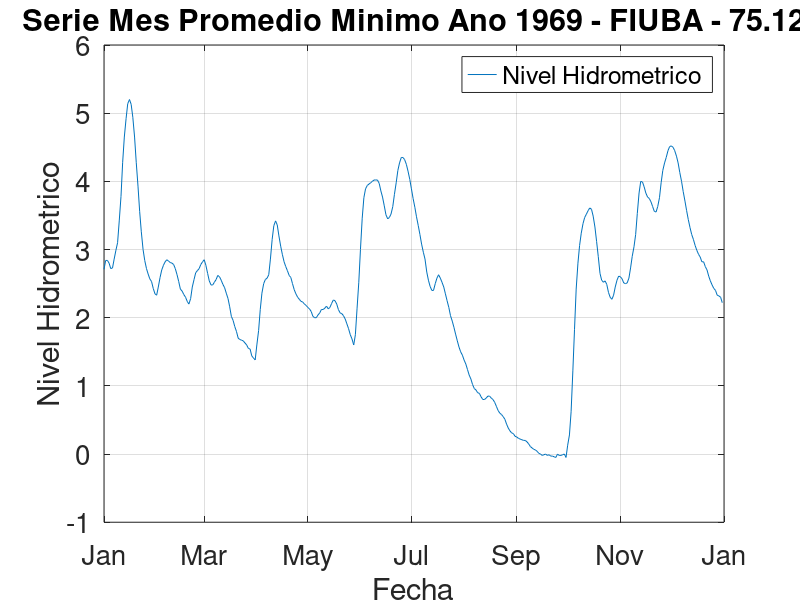

MATLAB code for this plot:
close all
clear all

% Leemos datos del archivo
datos = load('Corrientes_1960-2020.dat');

%-------------------------------FUNCIONES--------------------------------------%

% vectorFechas: es un vector con fechas
% vectorNivelesHidrometricos: es un vector con los niveles hidrometricos
% titulo: es el titulo que va a tener el grafico
%
% Hace el grafico
function resultado = graficar(vectorFechas, vectorNivelesHidrometricos, titulo)
  % Lista de elementos a graficar
  legend_list = {"Nivel Hidrometrico"};
  
  % Graficador
  plot(vectorFechas, vectorNivelesHidrometricos, '-');
  
  %set(gca,"xtick",datenum(1969,1,1:31));
  %datetick("x","DD/MM/YY","keepticks");
  %set (ax, "ytick", vectorNivelesHidrometricos);
  datetick(gca,3);

  legend(legend_list);
  
  % Título
  title(titulo);

  % Rótulos de ejes
  xlabel("Fecha",'fontsize',10)
  ylabel("Nivel Hidrometrico",'fontsize',14)
  
  % Grilla
  grid

  % Tamaño de letra de los n
  set(gca,'fontsize',20); % sets font of numbers on axes
  
  print -djpg serie_mes_promedio_minimo_1969.jpg
endfunction

% datos: matriz con los datos tal cual los cargamos desde el inicio del programa
%
% Devuelve un vector con las fechas transformadas de manera que pueda ser ploteada
function resultado = convertirFechas(datos)
  vectorFechas = [];
  
  for i=1:rows(datos)
    anio = datos(i,3);
    mes = datos(i,2);
    dia = datos(i,1);
    
    vectorFechas(i,1) = datenum(anio,mes,dia);
  endfor
  resultado = vectorFechas;
endfunction

% datos: matriz con los datos tal cual los cargamos desde el inicio del programa
%
% Devuelve una matriz que tiene la misma cantidad de columnas que "datos"
% Ademas, tambien mantiene el formato donde las columnas son dia mes anio nivel-hidrometrico
function resultado = minimos_anuales(datos)
  matrizMinimosAnuales = [];
  dimension = rows(datos);
  i = 1;
  j = 1;
  
  while i <= dimension
    anio = datos(i,3);
    mes = datos(i,2);
    dia = datos(i,1);
    minimo_anual = datos(i,4);

    % Busco el minimo del año
    while i <= dimension && datos(i,3) == anio
      if(datos(i,4) < minimo_anual)
        dia = datos(i,1);
        mes = datos(i,2);
        minimo_anual = datos(i,4);
      endif
      i = i + 1;
    endwhile
    
    matrizMinimosAnuales(j,:) = [dia, mes, anio, minimo_anual];
    j = j + 1;
  endwhile
  resultado = matrizMinimosAnuales;
endfunction

function resultado = minimos_mensuales(datos)
  matrizPromediosMensuales = [];
  dimension = rows(datos);
  i = 1;
  j = 1;

  while i <= dimension
    suma = 0;
    promedio = 0;
    contadorDeDiasSumados = 0;
    
    anio = datos(i,3);
    mes = datos(i,2);

    % Sumo todos los valores del mes
    while i <= dimension && datos(i,2) == mes
      suma = suma + datos(i,4);
      contadorDeDiasSumados = contadorDeDiasSumados + 1;
      i = i + 1;
    endwhile
    promedio = suma/contadorDeDiasSumados;
    
    % Termina el programa cuando llego a feb 2020 ya esta incompleto este mes.
    if anio == 2020 && mes == 4
      break;
    endif
    
    matrizPromediosMensuales(j,:) = [0, mes, anio, promedio];
    j = j + 1;
  endwhile
  
  resultado = matrizPromediosMensuales;
endfunction

% Devuelve un vector con datos del mes que tiene en promedio el menor nivel hidrometrico
function resultado = obtener_mes_minimo_promedio(datos)
  dimension = rows(datos);
  minimo = datos(1,4)
  vectorConMinimo = datos(1,:);
  i = 1;
  
  while i <= dimension    
    if datos(i,4) < minimo
      minimo = datos(i,4);
      vectorConMinimo = datos(i,:);
    endif
  
  i = i + 1;
  endwhile
  
  resultado = vectorConMinimo;
endfunction

% Devuelve matriz con el rango del periodo especificado
function resultado = recortar_periodo(datos,desdeAnio,hastaAnio)
  nuevosDatos = [];
  j = 1;
  
  for i=1:rows(datos)
    if (datos(i,3) >= desdeAnio) && (datos(i,3) <= hastaAnio)
      nuevosDatos(j,:) = datos(i,:);
      j = j + 1;
    endif
  endfor
  
  resultado = nuevosDatos;
endfunction

% Ordena la matriz por niveles hidrometricos de menor a mayor
function s = bubblesort(v)
  itemCount = length(v);
  do
    hasChanged = false;
    itemCount--;
    for i = 1:itemCount
      if ( v(i,4) > v(i+1,4) )
        aux = v(i,:);
        v(i,:) = v(i+1,:);
        v(i+1,:) = aux;
        hasChanged = true;
      endif
     endfor
  until(hasChanged == false)
  s = v;
endfunction

%-------------------------------FIN DE FUNCIONES-------------------------------%

% Punto a del ejercicio
%vectorFechas = convertirFechas(datos);
%graficar(vectorFechas, datos(:,4), "Serie Completa - FIUBA - 75.12");

% Punto b del ejercicio
%matrizMinimosAnuales = minimos_anuales(datos);
%vectorFechas = convertirFechas(matrizMinimosAnuales);
%graficar(vectorFechas,matrizMinimosAnuales(:,4),"Serie de Minimos Anuales - FIUBA - 75.12");

% Punto c del ejercicio
matrizPromediosMensuales = minimos_mensuales(datos);

% El mes es Septiembre del año 1969 y el valor del promedio es 0.05699999999999997
vectorMesMinimo = obtener_mes_minimo_promedio(matrizPromediosMensuales);

periodoRecortado = recortar_periodo(datos,1969,1969); 
vectorFechas = convertirFechas(periodoRecortado);
graficar(vectorFechas,periodoRecortado(:,4),"Serie Mes Promedio Minimo Ano 1969 - FIUBA - 75.12");

% Punto d del ejercicio
%matrizMinimosAnuales = minimos_anuales(datos);
%nuevoPeriodo = recortar_periodo(matrizMinimosAnuales, 1975,2020);

% No se pide graficar en el punto d, asi que esto no es necesario hacerlo.
%vectorFechas = convertirFechas(nuevoPeriodo);
%graficar(vectorFechas,nuevoPeriodo(:,4),"Serie 1975 - 2020 - FIUBA - 75.12");

%periodoOrdenado = bubblesort(nuevoPeriodo); # Ordena de menor a mayor por niveles hidrometricos
%dlmwrite('ranking_5_principales_bajantes.csv', periodoOrdenado); #Exportar datos como archivo .csv
